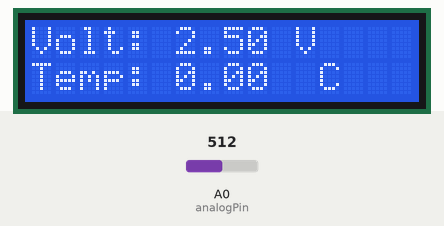
Recording of a sketch running on a simulated Arduino Uno, built with avr-gcc and run on an emulated ATmega328P. Shown: 16×2 character LCD. The test bench sets the inputs (shaded band); at power-on: A0 (analogPin) = 512. What the sketch prints to the serial monitor is not drawn.

Above: at 2.2 s.
2.3 s: A0 (analogPin) set to 716
At 3.2 s:
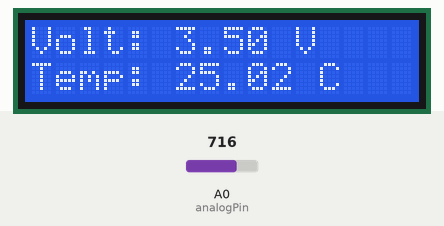
4.2 s: A0 (analogPin) set to 900
At 6.9 s:
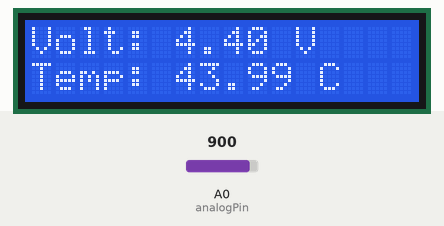
7.2 s: A0 (analogPin) set to 1023
At 10.1 s:
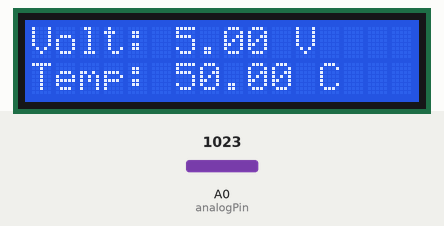
Timing chart, 0 to 11.6 s (numbered marks = the images above; inputs shaded):
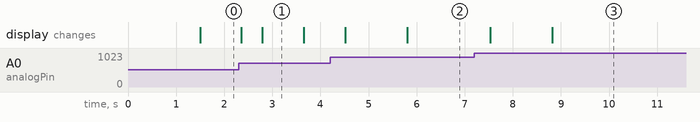

The sketch:

Ejercicio3.ino
```cpp
#include <Wire.h>
#include <LiquidCrystal_I2C.h>

LiquidCrystal_I2C lcd(0x27,16,2);
int analogPin = A0;
float temp = 0;
float volt = 0;
int adc = 0;
const int Lectura = 7;
float Lect [Lectura];
int i = 0;
float media = 0;
float total  = 0;

float sort_desc(const void *cmp1, const void *cmp2)
{
  float a = *((float *)cmp1);
  float b = *((float *)cmp2);
  if (a > b){
    return -1;
  }
  else if (a < b){
    return 1;
  }
  else {
    return 0;
  }
}

void setup() {
  Serial.begin(9600);
  lcd.init();
  lcd.backlight();
  lcd.clear();
  lcd.setCursor(1, 0);
  delay(1000);
  Serial.begin(9600);
}

void loop() {
  delay(400);
  lcd.clear();
  lcd.setCursor(0,1);
  lcd.print("Temp: ");
  lcd.setCursor(6,1);
  adc = (analogRead(analogPin));
  volt = adc*(5.000/1023.000);
  temp = volt*10;
  total = total - Lect[i];
  Lect[i] = temp;
  total = total + Lect[i];
  i += 1;

  if (i >= Lectura) {
    i = 0;
  }

  media = total/Lectura;
  Serial.println(volt);
  qsort(Lect, Lectura, sizeof(Lect[0]), sort_desc);
  lcd.print(Lect[(Lectura-1)/2]);
  lcd.setCursor(12,1);
  lcd.print("C");
  lcd.setCursor(0,0);
  lcd.print("Volt: ");
  lcd.setCursor(6,0);
  lcd.print(volt);
  lcd.setCursor(11,0);
  lcd.print("V");
}
```

Measured:
- after the input at 2.3 s, the display: first changes after 0.06 s (image 1 shows a later state)
- after the input at 4.2 s, the display: first changes after 0.31 s (image 2 shows a later state)
- after the input at 7.2 s, the display: first changes after 0.33 s (image 3 shows a later state)
- what the display in image 1 shows lasts 0.9 s, from 2.8 s to 3.7 s
